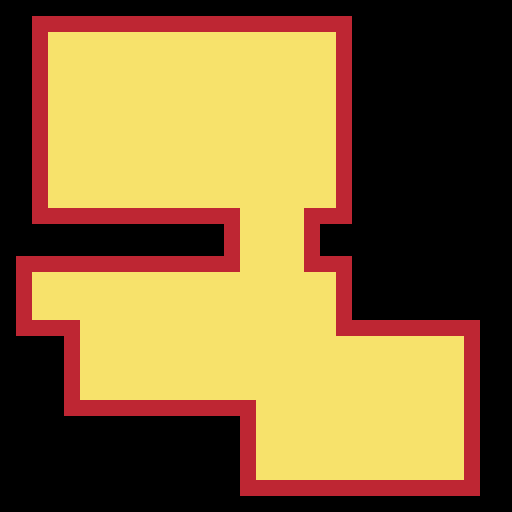

The image is a tile-based game level rendered from a .tmx file. Its description and complete source (layers, tilesets, objects, tile grids) follow:
An orthogonal 32x32 tile map with 16x16 px tiles, 1 tile layer (Tile Layer 1).

<map version="1.4" tiledversion="1.4.2" orientation="orthogonal" renderorder="right-down" width="32" height="32" tilewidth="16" tileheight="16" infinite="0" nextlayerid="2" nextobjectid="1">
 <editorsettings>
  <export target="tileset.json" format="json" />
 </editorsettings>
 <tileset firstgid="1" name="tileset" tilewidth="16" tileheight="16" tilecount="2" columns="2">
  <image source="tileset.png" width="32" height="16" />
  <tile id="0">
   <properties>
    <property name="collider" type="bool" value="true" />
   </properties>
  </tile>
  <tile id="1">
   <properties>
    <property name="collider" type="bool" value="false" />
   </properties>
  </tile>
 </tileset>
 <layer id="1" name="Tile Layer 1" width="32" height="32">
  <data encoding="csv">
0,0,0,0,0,0,0,0,0,0,0,0,0,0,0,0,0,0,0,0,0,0,0,0,0,0,0,0,0,0,0,0,
0,0,1,1,1,1,1,1,1,1,1,1,1,1,1,1,1,1,1,1,1,1,0,0,0,0,0,0,0,0,0,0,
0,0,1,2,2,2,2,2,2,2,2,2,2,2,2,2,2,2,2,2,2,1,0,0,0,0,0,0,0,0,0,0,
0,0,1,2,2,2,2,2,2,2,2,2,2,2,2,2,2,2,2,2,2,1,0,0,0,0,0,0,0,0,0,0,
0,0,1,2,2,2,2,2,2,2,2,2,2,2,2,2,2,2,2,2,2,1,0,0,0,0,0,0,0,0,0,0,
0,0,1,2,2,2,2,2,2,2,2,2,2,2,2,2,2,2,2,2,2,1,0,0,0,0,0,0,0,0,0,0,
0,0,1,2,2,2,2,2,2,2,2,2,2,2,2,2,2,2,2,2,2,1,0,0,0,0,0,0,0,0,0,0,
0,0,1,2,2,2,2,2,2,2,2,2,2,2,2,2,2,2,2,2,2,1,0,0,0,0,0,0,0,0,0,0,
0,0,1,2,2,2,2,2,2,2,2,2,2,2,2,2,2,2,2,2,2,1,0,0,0,0,0,0,0,0,0,0,
0,0,1,2,2,2,2,2,2,2,2,2,2,2,2,2,2,2,2,2,2,1,0,0,0,0,0,0,0,0,0,0,
0,0,1,2,2,2,2,2,2,2,2,2,2,2,2,2,2,2,2,2,2,1,0,0,0,0,0,0,0,0,0,0,
0,0,1,2,2,2,2,2,2,2,2,2,2,2,2,2,2,2,2,2,2,1,0,0,0,0,0,0,0,0,0,0,
0,0,1,2,2,2,2,2,2,2,2,2,2,2,2,2,2,2,2,2,2,1,0,0,0,0,0,0,0,0,0,0,
0,0,1,1,1,1,1,1,1,1,1,1,1,1,1,2,2,2,2,1,1,1,0,0,0,0,0,0,0,0,0,0,
0,0,0,0,0,0,0,0,0,0,0,0,0,0,1,2,2,2,2,1,0,0,0,0,0,0,0,0,0,0,0,0,
0,0,0,0,0,0,0,0,0,0,0,0,0,0,1,2,2,2,2,1,0,0,0,0,0,0,0,0,0,0,0,0,
0,1,1,1,1,1,1,1,1,1,1,1,1,1,1,2,2,2,2,1,1,1,0,0,0,0,0,0,0,0,0,0,
0,1,2,2,2,2,2,2,2,2,2,2,2,2,2,2,2,2,2,2,2,1,0,0,0,0,0,0,0,0,0,0,
0,1,2,2,2,2,2,2,2,2,2,2,2,2,2,2,2,2,2,2,2,1,0,0,0,0,0,0,0,0,0,0,
0,1,2,2,2,2,2,2,2,2,2,2,2,2,2,2,2,2,2,2,2,1,0,0,0,0,0,0,0,0,0,0,
0,1,1,1,1,2,2,2,2,2,2,2,2,2,2,2,2,2,2,2,2,1,1,1,1,1,1,1,1,1,0,0,
0,0,0,0,1,2,2,2,2,2,2,2,2,2,2,2,2,2,2,2,2,2,2,2,2,2,2,2,2,1,0,0,
0,0,0,0,1,2,2,2,2,2,2,2,2,2,2,2,2,2,2,2,2,2,2,2,2,2,2,2,2,1,0,0,
0,0,0,0,1,2,2,2,2,2,2,2,2,2,2,2,2,2,2,2,2,2,2,2,2,2,2,2,2,1,0,0,
0,0,0,0,1,2,2,2,2,2,2,2,2,2,2,2,2,2,2,2,2,2,2,2,2,2,2,2,2,1,0,0,
0,0,0,0,1,1,1,1,1,1,1,1,1,1,1,1,2,2,2,2,2,2,2,2,2,2,2,2,2,1,0,0,
0,0,0,0,0,0,0,0,0,0,0,0,0,0,0,1,2,2,2,2,2,2,2,2,2,2,2,2,2,1,0,0,
0,0,0,0,0,0,0,0,0,0,0,0,0,0,0,1,2,2,2,2,2,2,2,2,2,2,2,2,2,1,0,0,
0,0,0,0,0,0,0,0,0,0,0,0,0,0,0,1,2,2,2,2,2,2,2,2,2,2,2,2,2,1,0,0,
0,0,0,0,0,0,0,0,0,0,0,0,0,0,0,1,2,2,2,2,2,2,2,2,2,2,2,2,2,1,0,0,
0,0,0,0,0,0,0,0,0,0,0,0,0,0,0,1,1,1,1,1,1,1,1,1,1,1,1,1,1,1,0,0,
0,0,0,0,0,0,0,0,0,0,0,0,0,0,0,0,0,0,0,0,0,0,0,0,0,0,0,0,0,0,0,0
</data>
 </layer>
</map>